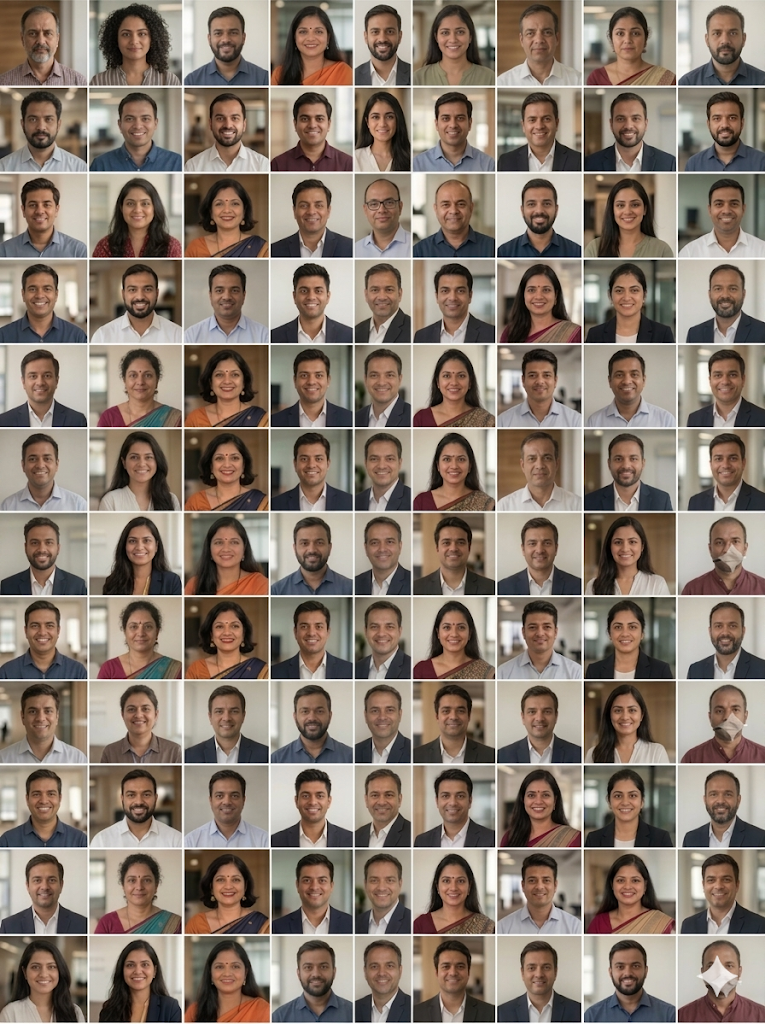
#> input picture image.png, 765 x 1024 px, found by its file name
$ python analyze_image2.py
#> lines starting #> are read from the running program, lines starting #| are printed output that depends on the picture
import cv2
import numpy as np
import matplotlib.pyplot as plt
from scipy.signal import find_peaks

def analyze_grid(image_path):
    img = cv2.imread(image_path)
#> img is the input picture: shape (1024, 765, 3); mean B, G, R 111.6, 123.6, 137.8
    gray = cv2.cvtColor(img, cv2.COLOR_BGR2GRAY)
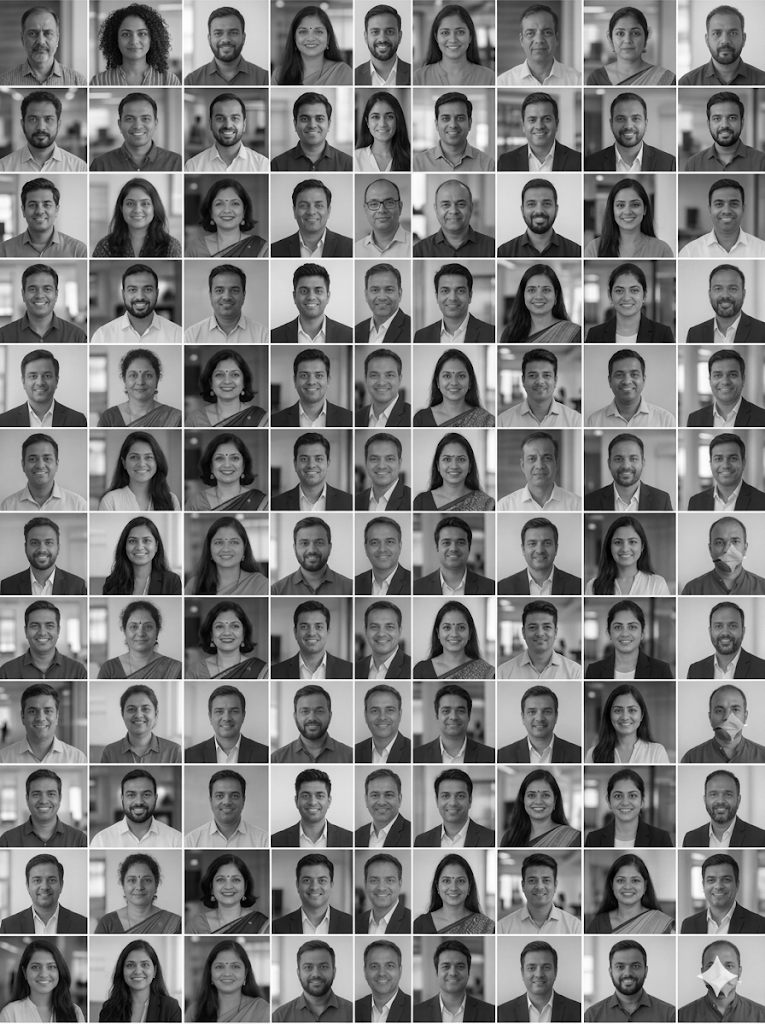
#> gray: shape (1024, 765); min 0, max 255, mean 126.5

    row_means = np.mean(gray, axis=1)
#> row_means = 1024 values, max 254.5 at index 258, min 64.11 at index 1021, mean 126.5
    col_means = np.mean(gray, axis=0)
#> col_means = 765 values, max 251.2 at index 496, min 74.63 at index 611, mean 126.5

    # The grid lines should be local maxima (lightest pixels)
    # We use a distance to ensure we only get one line per gap
    row_peaks, _ = find_peaks(row_means, distance=50, prominence=10)
#> row_peaks = [86, 172, 258, 344, 428, 511, 596, 680, 764, 848, 935]
    col_peaks, _ = find_peaks(col_means, distance=50, prominence=10)
#> col_peaks = [88, 182, 269, 353, 411, 496, 582, 677]

    print("Row lines (y-coordinates):", row_peaks.tolist())
#| Row lines (y-coordinates): [86, 172, 258, 344, 428, 511, 596, 680, 764, 848, 935]
    print("Col lines (x-coordinates):", col_peaks.tolist())
#| Col lines (x-coordinates): [88, 182, 269, 353, 411, 496, 582, 677]

    # Calculate differences to see the size of the faces
    print("\nRow diffs:", np.diff([0] + row_peaks.tolist() + [img.shape[0]]))
#| Row diffs: [86 86 86 86 84 83 85 84 84 84 87 89]
    print("Col diffs:", np.diff([0] + col_peaks.tolist() + [img.shape[1]]))
#| Col diffs: [88 94 87 84 58 85 86 95 88]

if __name__ == "__main__":
    analyze_grid(r"C:\Users\tarun\OneDrive\Desktop\ΣxpoGraph\image.png")
